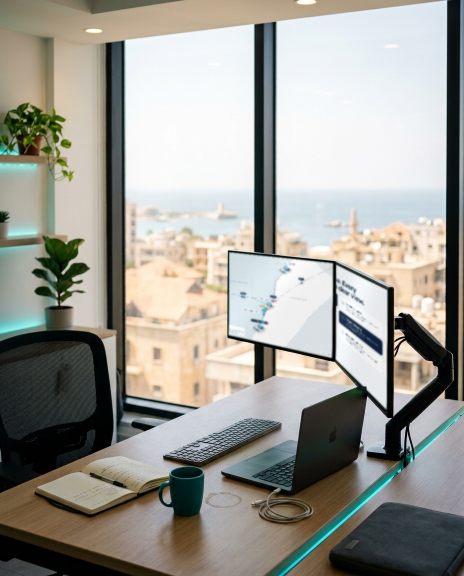
#> input picture content/assets/backgrounds/final/BG-03.png, 928 x 1152 px, found by its file name (shown at 1/2 size)
$ python place_screens.py assets/backgrounds/raw/BG-03.png --list   (older library calls are emulated)
#> lines starting #> are read from the running program, lines starting #| are printed output that depends on the picture; after the words box and inside, x2 and y2 are one past the last pixel; in counts of white or black regions, pixels touching at a corner belong together
#> in main, img is the input picture: shape (1152, 928, 3); mean B, G, R 148.2, 155.5, 156.6
#!/usr/bin/env python3
"""Stacko Studio · place real screens into green-screen backgrounds.

The office / presentation backgrounds (BG-xx) are generated with flat chroma-green
(#00FF00) monitors, laptops, phones and TVs. This tool finds every green screen,
fits its four corners, and warps a real Stacko screenshot (or logo card) into it
with matching perspective, focus, brightness, grain and a soft glare, so the
result reads as a photo, not a paste.

Examples
    # 1. see what it finds (writes <name>_screens.png with numbered outlines)
    python3 studio/tools/place_screens.py assets/backgrounds/raw/BG-03.png --list

    # 2. fill screens in order (left→right), cycling the list if there are more screens
    python3 studio/tools/place_screens.py assets/backgrounds/raw/BG-03.png \
        --fill assets/screens/SCR-01_live-map.png assets/screens/SCR-04_dashboard.png \
        -o assets/backgrounds/final/BG-03_map.png

    # 3. pick per screen (numbers from --list), tune the look
    python3 studio/tools/place_screens.py BG-07.png --fill 1=SCR-01.png 2=GFX-logo-card.png \
        --order area --blur auto --glare .25 --dim .9 --grain auto -o BG-07_final.png

Options
    --list               only detect; print the quads and save an annotated preview
    --fill A B | 1=A     screen images, in order or by index
    --order lr|tb|area   numbering order (default lr = left to right)
    --min-area 0.002     ignore green blobs smaller than this share of the image
    --fit cover|contain|stretch   how the image fills the quad (default cover)
    --glare 0.18         strength of the soft diagonal reflection (0 = off)
    --blur auto|0|N      depth-of-field blur in px; auto matches the surroundings
    --dim 0.92           brightness multiplier for the inserted screen
    --grain auto|0|N     noise to match the photo (auto measures it)
    --feather 1.5        edge softening in px
    -o out.png           output path (default: <name>_placed.png next to the input)
"""
import argparse, os, sys
import numpy as np
import cv2


def green_mask(img):
    hsv = cv2.cvtColor(img, cv2.COLOR_BGR2HSV)
#> hsv: shape (1152, 928, 3); mean H, S, V 56.9, 51.1, 163.1
    h, s, v = hsv[..., 0].astype(int), hsv[..., 1].astype(int), hsv[..., 2].astype(int)
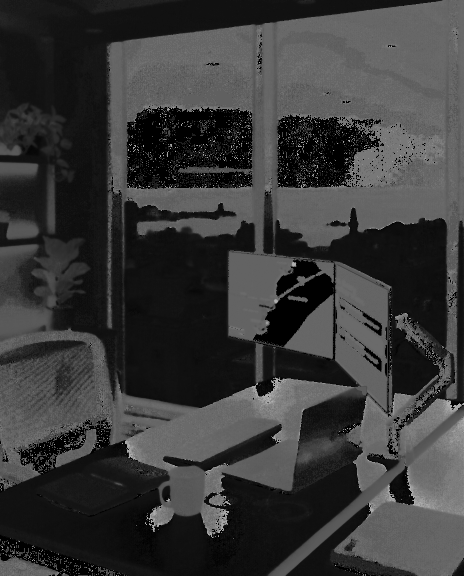
#> h: shape (1152, 928) int64 (shown at 1/2 size); min 0, max 177, mean 56.9
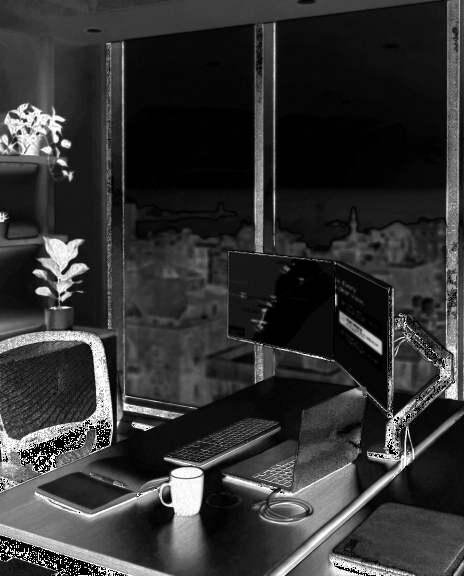
#> s: shape (1152, 928) int64 (shown at 1/2 size); min 0, max 255, mean 51.1
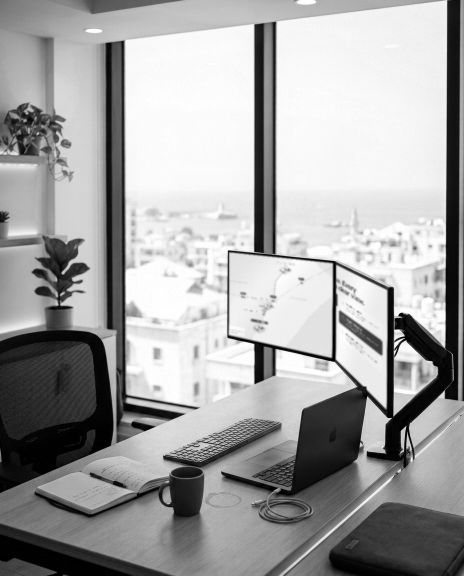
#> v: shape (1152, 928) int64 (shown at 1/2 size); min 0, max 255, mean 163.1
    b, g, r = [img[..., i].astype(int) for i in range(3)]
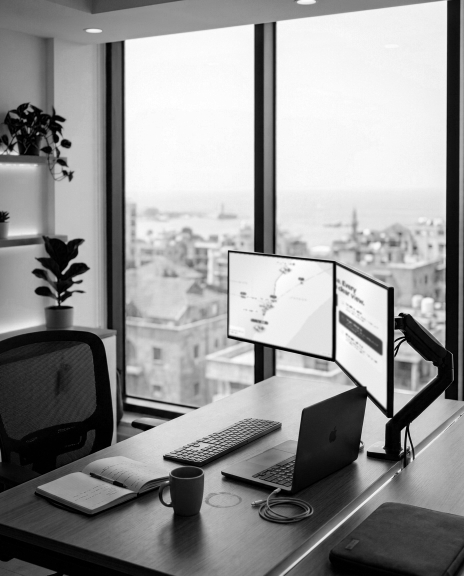
#> b: shape (1152, 928) int64 (shown at 1/2 size); min 0, max 255, mean 148.2
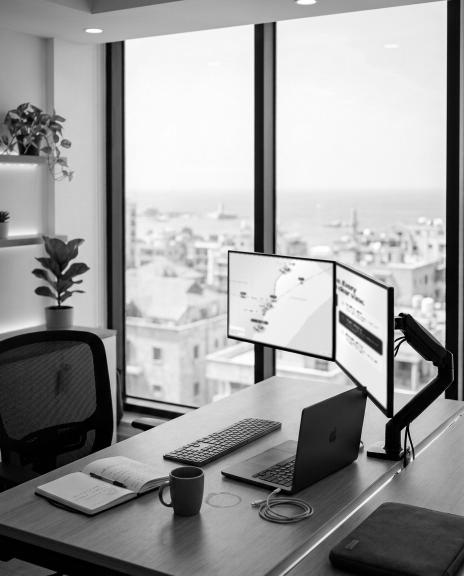
#> g: shape (1152, 928) int64 (shown at 1/2 size); min 0, max 255, mean 155.5
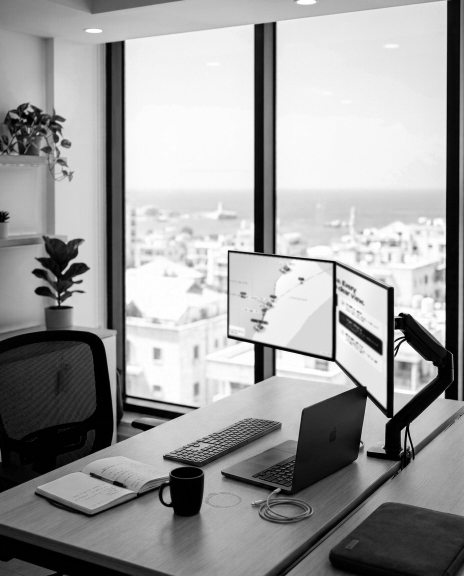
#> r: shape (1152, 928) int64 (shown at 1/2 size); min 0, max 255, mean 156.6
    m = ((h > 40) & (h < 85) & (s > 90) & (v > 70) & (g > r + 40) & (g > b + 40)).astype(np.uint8) * 255
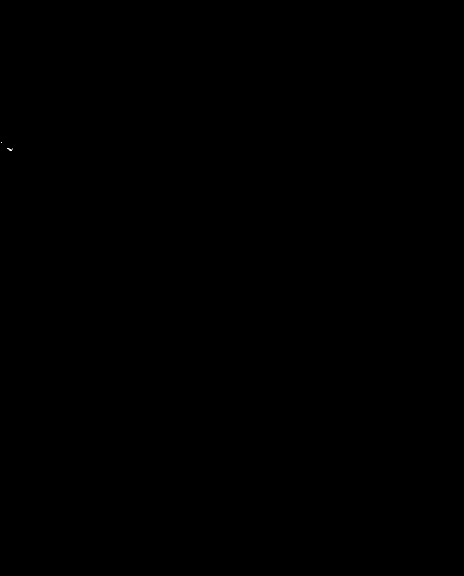
#> m: shape (1152, 928) (shown at 1/2 size); 0% white in thin lines or dots, all inside (x1, y1, x2, y2) = (2, 285, 26, 302)
    k = cv2.getStructuringElement(cv2.MORPH_RECT, (5, 5))
    m = cv2.morphologyEx(m, cv2.MORPH_CLOSE, k, iterations=2)
#> m: shape (1152, 928); 0% white; 2 white regions (1 under 20 px), largest, box (x1, y1, x2, y2) and area: (14, 296, 26, 302) 45
    m = cv2.morphologyEx(m, cv2.MORPH_OPEN, k, iterations=1)
#> m: shape (1152, 928); 0% white; 1 white region, box (x1, y1, x2, y2) and area: (19, 296, 24, 301) 25
    return m


# [12 lines left out: functions order_pts, fit_quad, not called in this run]


def find_screens(img, min_area=.002, order='lr'):
    m = green_mask(img); H, W = m.shape
#> after `H, W = m.shape`: H = 1152; W = 928
    cnts, _ = cv2.findContours(m, cv2.RETR_EXTERNAL, cv2.CHAIN_APPROX_SIMPLE)
#> cnts = [[[19, 296], [19, 300], [23, 300], [23, 296]]]
    quads = []
    for c in cnts:
        a = cv2.contourArea(c)
        if a < min_area * W * H: continue
        q = fit_quad(c); quads.append(dict(q=q, area=a, cx=q[:, 0].mean(), cy=q[:, 1].mean()))
#> this loop made 1 pass
#> (c, a) on pass 1: ([[19, 296], [19, 300], [23, 300], [23, 296]], 16)
#> after the loop, quads = []
    key = {'lr': lambda d: (d['cx'], d['cy']), 'tb': lambda d: (d['cy'], d['cx']), 'area': lambda d: -d['area']}[order]
    quads.sort(key=key)
    return quads, m


# [16 lines left out: functions quad_size, prep_source, not called in this run]


def sharpness(gray, mask):
    lap = cv2.Laplacian(gray, cv2.CV_64F)
    return lap[mask > 0].var() if (mask > 0).any() else lap.var()


# [24 lines left out: functions focus_blur, noise_level, despill, not called in this run]


LAST = {}


# [30 lines left out: function place, not called in this run]


def main():
    ap = argparse.ArgumentParser(description=__doc__, formatter_class=argparse.RawDescriptionHelpFormatter)
    ap.add_argument('image'); ap.add_argument('--list', action='store_true'); ap.add_argument('--fill', nargs='*', default=[])
    ap.add_argument('--order', default='lr', choices=['lr', 'tb', 'area']); ap.add_argument('--min-area', type=float, default=.002)
    ap.add_argument('--fit', default='cover', choices=['cover', 'contain', 'stretch']); ap.add_argument('--glare', type=float, default=.18)
    ap.add_argument('--blur', default='auto'); ap.add_argument('--dim', type=float, default=.92); ap.add_argument('--grain', default='auto')
    ap.add_argument('--feather', type=float, default=1.5); ap.add_argument('-o', '--out')
    a = ap.parse_args()

    img = cv2.imread(a.image, cv2.IMREAD_COLOR)
    if img is None: sys.exit('cannot read ' + a.image)
    quads, green = find_screens(img, a.min_area, a.order)
#> quads = []
    base = os.path.splitext(a.image)[0]
    if a.list or not a.fill:
        vis = img.copy()
        for i, d in enumerate(quads, 1):
            cv2.polylines(vis, [d['q'].astype(np.int32)], True, (40, 40, 255), 4)
            cv2.putText(vis, str(i), (int(d['cx']) - 18, int(d['cy']) + 18), cv2.FONT_HERSHEY_SIMPLEX, 1.6, (255, 255, 255), 6)
            cv2.putText(vis, str(i), (int(d['cx']) - 18, int(d['cy']) + 18), cv2.FONT_HERSHEY_SIMPLEX, 1.6, (40, 40, 255), 3)
            w, h = quad_size(d['q'])
            print(f"{i}: area {d['area'] / (img.shape[0] * img.shape[1]) * 100:.2f}%  size ~{w:.0f}x{h:.0f}  aspect {w / max(h, 1):.2f}  corners {d['q'].round().astype(int).tolist()}")
#> this loop made 0 passes
        if not quads: print('no green screens found (try --min-area 0.0005, or check the screens are flat #00FF00)')
        p = base + '_screens.png'; cv2.imwrite(p, vis); print('preview:', p)
        if not a.fill: return

    jobs = {}
    plain = [f for f in a.fill if '=' not in f]
    for f in a.fill:
        if '=' in f: k, v = f.split('=', 1); jobs[int(k)] = v
    k = 0
    for i in range(1, len(quads) + 1):
        if jobs.get(i) is None and plain: jobs[i] = plain[k % len(plain)]; k += 1
    out = img
    for i, d in enumerate(quads, 1):
        f = jobs.get(i)
        if not f: continue
        src = cv2.imread(f, cv2.IMREAD_COLOR)
        if src is None: print('skip, cannot read', f); continue
        out = place(out, d['q'], src, a.fit, a.glare, a.blur, a.dim, a.grain, a.feather, green)
        print(f'screen {i} ← {os.path.basename(f)}' + (f"   (auto blur {LAST['blur']:.1f}px, grain {LAST['grain']:.1f})" if LAST else ''))
    p = a.out or base + '_placed.png'; os.makedirs(os.path.dirname(os.path.abspath(p)), exist_ok=True)
    cv2.imwrite(p, out); print('saved', p)


if __name__ == '__main__':
    main()

$ run again, with content/assets/backgrounds/final/BG-01.png copied over content/assets/backgrounds/final/BG-03.png
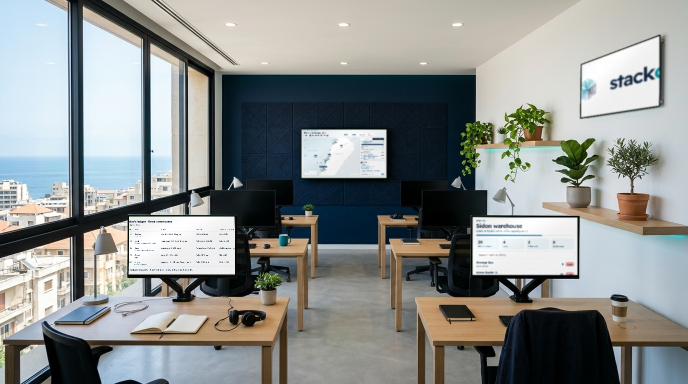
#> input picture content/assets/backgrounds/final/BG-01.png, 1376 x 768 px, found by its file name (shown at 1/2 size)
#> in main, img is the input picture: shape (768, 1376, 3); mean B, G, R 141.4, 142.9, 139.5
#> hsv: shape (768, 1376, 3); mean H, S, V 62.2, 63.3, 151.4
#> in green_mask, `h, s, v = hsv[..., 0].astype(int), hsv[..., 1].astype(int), hsv[..., 2..`:
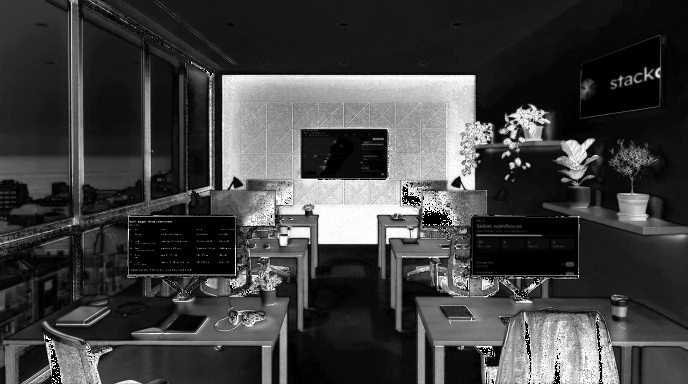
#> s: shape (768, 1376) int64 (shown at 1/2 size); min 0, max 255, mean 63.3
#> in green_mask, `b, g, r = [img[..., i].astype(int) for i in range(3)]`:
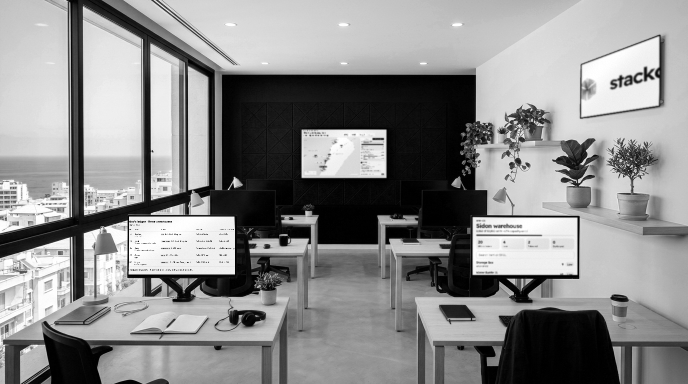
#> r: shape (768, 1376) int64 (shown at 1/2 size); min 0, max 255, mean 139.5
#> cnts = [[[1021, 327], [1021, 333], [1026, 333], [1026, 327]]]
#> the loop in find_screens, `for c in cnts:` made 1 pass
#> (c, a) on pass 1: ([[1021, 327], [1021, 333], [1026, 333], [1026, 327]], 30)
#> after the loop in find_screens, `for c in cnts:`: quads = []

$ run again, with content/assets/backgrounds/final/BG-02.png copied over content/assets/backgrounds/final/BG-03.png
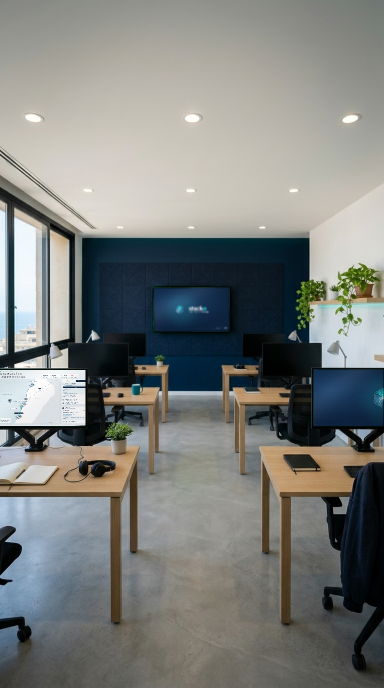
#> input picture content/assets/backgrounds/final/BG-02.png, 768 x 1376 px, found by its file name (shown at 1/2 size)
#> in main, img is the input picture: shape (1376, 768, 3); mean B, G, R 124.2, 127.5, 125.2
#> hsv: shape (1376, 768, 3); mean H, S, V 52.2, 56.6, 134.2
#> in green_mask, `h, s, v = hsv[..., 0].astype(int), hsv[..., 1].astype(int), hsv[..., 2..`:
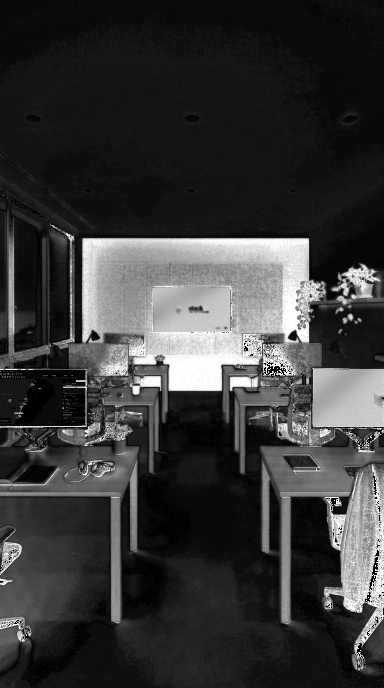
#> s: shape (1376, 768) int64 (shown at 1/2 size); min 0, max 255, mean 56.6
#> in green_mask, `b, g, r = [img[..., i].astype(int) for i in range(3)]`:
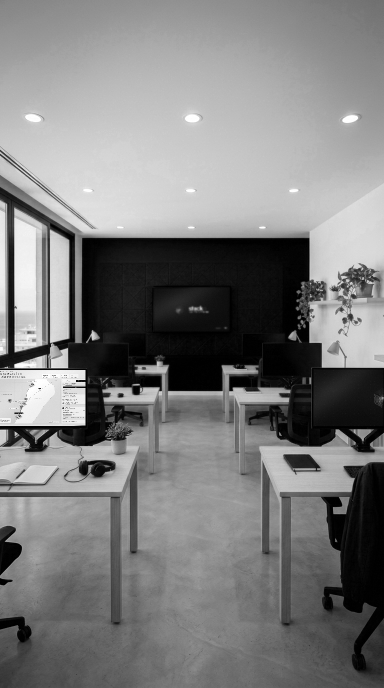
#> r: shape (1376, 768) int64 (shown at 1/2 size); min 0, max 255, mean 125.2
#> cnts = []

$ run again, with content/assets/backgrounds/final/BG-04.png copied over content/assets/backgrounds/final/BG-03.png
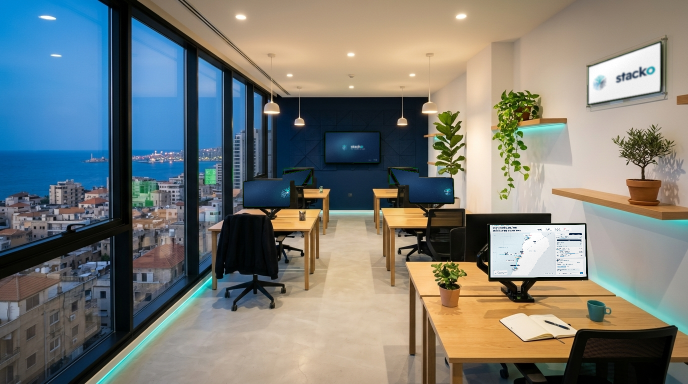
#> input picture content/assets/backgrounds/final/BG-04.png, 1376 x 768 px, found by its file name (shown at 1/2 size)
#> in main, img is the input picture: shape (768, 1376, 3); mean B, G, R 117.7, 122.8, 120.5
#> hsv: shape (768, 1376, 3); mean H, S, V 50.6, 100, 145.3
#> in green_mask, `b, g, r = [img[..., i].astype(int) for i in range(3)]`:
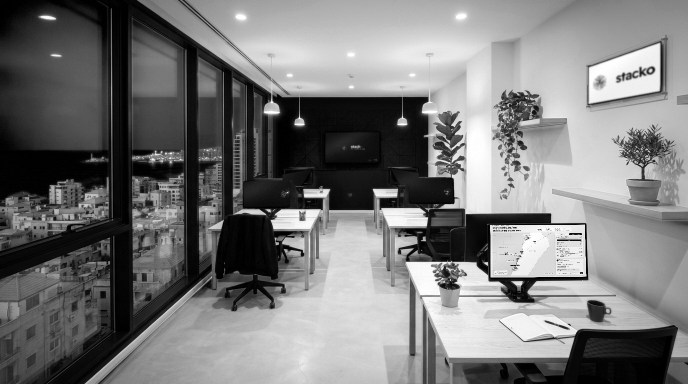
#> r: shape (768, 1376) int64 (shown at 1/2 size); min 0, max 255, mean 120.5
#> cnts = 10 contours, 3 with area under 20; largest, box (x1, y1, x2, y2) and area: (410, 340, 430, 368) 478, (1028, 259, 1045, 271) 118, (292, 400, 304, 411) 96, (820, 336, 831, 343) 56, (585, 336, 594, 344) 51, (1043, 292, 1049, 297) 20, (1017, 268, 1023, 273) 20
#> the loop in find_screens, `for c in cnts:` made 10 passes
#> a on passes 1, 4, 5, 6, 10: 96, 478, 56.5, 51, 118.5
#> after the loop in find_screens, `for c in cnts:`: quads = []
